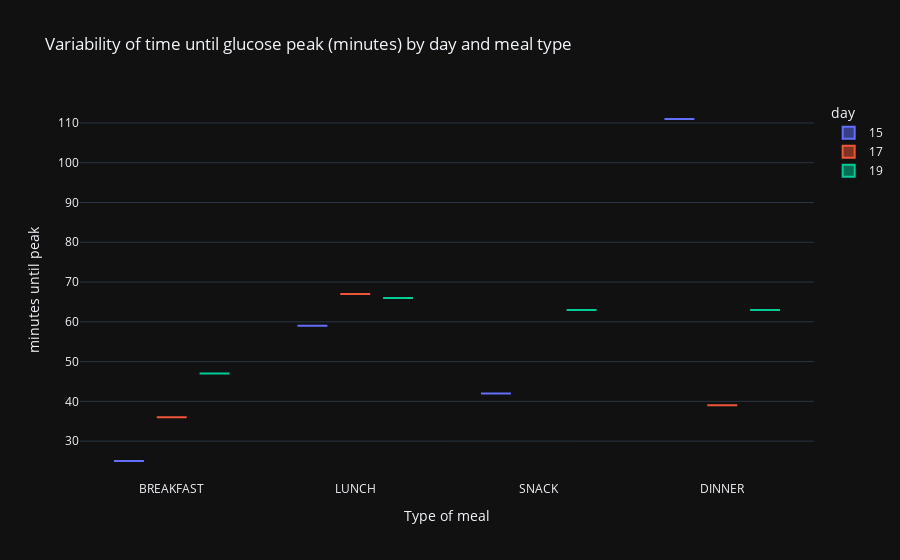

Notebook code cell kept with this figure:
### Markdown cell above
- The effect of breakfast on glucose levels seems to be most stable for the 3 days of data available, followed by lunch.
- For snacks and dinner, it seems that the the different meals had a very different impact on the days available.
- Possibly the snack on the 19th and dinner of the 15th are better options than the others.

### Code cell
df = df_activities_ready[df_activities_ready['user_id']==create_customer('a')]
df['Percentage change in glucose after the meal'] = df['change_aftermeal']
df['Type of meal'] = df['record_type']

fig = px.box(df, x="Type of meal", y="minutes until peak", color="day",
             title="Variability of time until glucose peak (minutes) by day and meal type",
            )
fig.update_layout(template='plotly_dark')

fig.show()

### Figure 1 — Plotly figure (JSON) as saved in the notebook; plotly's stock layout.template omitted (floating-point values rounded to 4 significant figures)
{"data": [{"alignmentgroup": "True", "hovertemplate": "day=15<br>Type of meal=%{x}<br>minutes until peak=%{y}<extra></extra>", "legendgroup": "15", "marker": {"color": "#636efa"}, "name": "15", "notched": false, "offsetgroup": "15", "orientation": "v", "showlegend": true, "type": "box", "x": ["BREAKFAST", "LUNCH", "SNACK", "DINNER"], "x0": " ", "xaxis": "x", "y": [25, 59, 42, 111], "y0": " ", "yaxis": "y"}, {"alignmentgroup": "True", "hovertemplate": "day=17<br>Type of meal=%{x}<br>minutes until peak=%{y}<extra></extra>", "legendgroup": "17", "marker": {"color": "#EF553B"}, "name": "17", "notched": false, "offsetgroup": "17", "orientation": "v", "showlegend": true, "type": "box", "x": ["BREAKFAST", "LUNCH", "DINNER"], "x0": " ", "xaxis": "x", "y": [36, 67, 39], "y0": " ", "yaxis": "y"}, {"alignmentgroup": "True", "hovertemplate": "day=19<br>Type of meal=%{x}<br>minutes until peak=%{y}<extra></extra>", "legendgroup": "19", "marker": {"color": "#00cc96"}, "name": "19", "notched": false, "offsetgroup": "19", "orientation": "v", "showlegend": true, "type": "box", "x": ["BREAKFAST", "LUNCH", "SNACK", "DINNER"], "x0": " ", "xaxis": "x", "y": [47, 66, 63, 63], "y0": " ", "yaxis": "y"}], "layout": {"boxmode": "group", "legend": {"title": {"text": "day"}, "tracegroupgap": 0}, "title": {"text": "Variability of time until glucose peak (minutes) by day and meal type"}, "xaxis": {"anchor": "y", "domain": [0, 1], "title": {"text": "Type of meal"}}, "yaxis": {"anchor": "x", "domain": [0, 1], "title": {"text": "minutes until peak"}}}}
